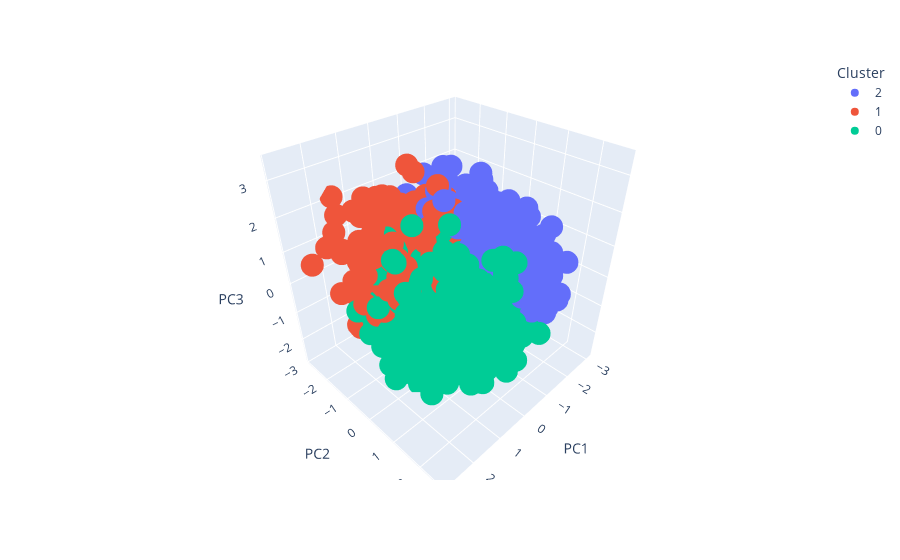

Notebook code cell kept with this figure:
### Code cell
fig = px.scatter_3d(kmeans_pca3d_df, x="PC1", y="PC2", z="PC3", color="Cluster")
fig.show()

### Figure 1 — Plotly figure (JSON) as saved in the notebook; plotly's stock layout.template omitted (floating-point values rounded to 4 significant figures; data arrays with more than 128 entries replaced by an {"elided": "..."} marker saying what was removed)
{"data": [{"hovertemplate": "Cluster=2<br>PC1=%{x}<br>PC2=%{y}<br>PC3=%{z}<extra></extra>", "legendgroup": "2", "marker": {"color": "#636efa", "symbol": "circle"}, "mode": "markers", "name": "2", "scene": "scene", "showlegend": true, "type": "scatter3d", "x": {"elided": "672 float values"}, "y": {"elided": "672 float values"}, "z": {"elided": "672 float values"}}, {"hovertemplate": "Cluster=1<br>PC1=%{x}<br>PC2=%{y}<br>PC3=%{z}<extra></extra>", "legendgroup": "1", "marker": {"color": "#EF553B", "symbol": "circle"}, "mode": "markers", "name": "1", "scene": "scene", "showlegend": true, "type": "scatter3d", "x": {"elided": "611 float values"}, "y": {"elided": "611 float values"}, "z": {"elided": "611 float values"}}, {"hovertemplate": "Cluster=0<br>PC1=%{x}<br>PC2=%{y}<br>PC3=%{z}<extra></extra>", "legendgroup": "0", "marker": {"color": "#00cc96", "symbol": "circle"}, "mode": "markers", "name": "0", "scene": "scene", "showlegend": true, "type": "scatter3d", "x": {"elided": "717 float values"}, "y": {"elided": "717 float values"}, "z": {"elided": "717 float values"}}], "layout": {"legend": {"title": {"text": "Cluster"}, "tracegroupgap": 0}, "margin": {"t": 60}, "scene": {"domain": {"x": [0, 1], "y": [0, 1]}, "xaxis": {"title": {"text": "PC1"}}, "yaxis": {"title": {"text": "PC2"}}, "zaxis": {"title": {"text": "PC3"}}}}}
